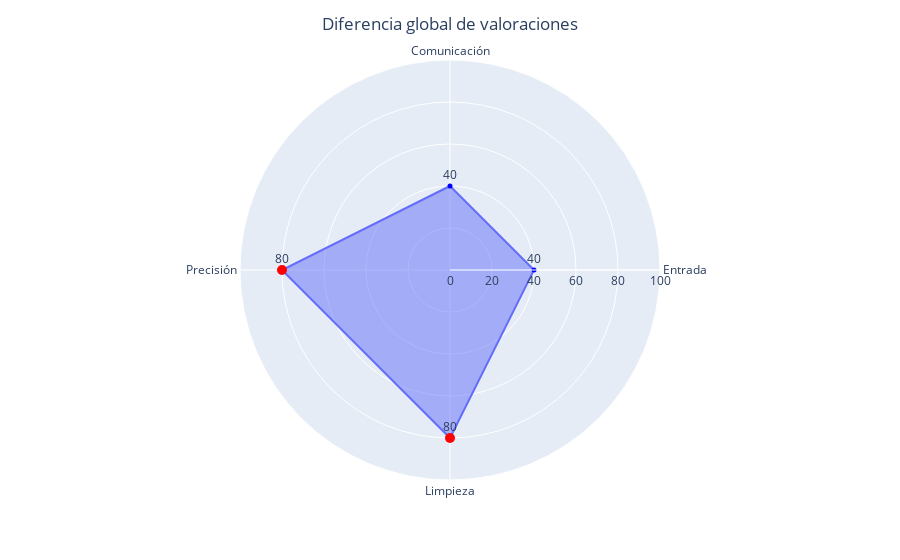

The cell this chart's notebook holds for it:
### Code cell
# Gráfica de radar plotly
#Trazamos la gráfica de radar

fig = px.line_polar(df, r=diferencias.values, theta=diferencias.index, range_r=(0, 100), line_close=True)
fig.update_traces(fill='toself')
fig.update_layout(title_text='Diferencia global de valoraciones', title_x=0.5)

#Añadimos los valores

fig.add_trace(go.Scatterpolar(
    r=diferencias.values,
    theta=diferencias.index,
    mode='markers+text',
    marker=dict(color='blue', size=5, symbol='circle'),
    text=diferencias.values,
    textposition='top center',
    name='Valores',
    showlegend=False
))

#Marcamos el valor máximo

fig.add_trace(go.Scatterpolar(
    r=max_items.values,
    theta=max_items.index,
    mode='markers',
    marker=dict(color='red', size=10, symbol='circle'),
    name='Valor máximo',
    showlegend=False
))

### Figure 1 — Plotly figure (JSON) as saved in the notebook; plotly's stock layout.template omitted (floating-point values rounded to 4 significant figures)
{"data": [{"fill": "toself", "hovertemplate": "r=%{r}<br>theta=%{theta}<extra></extra>", "legendgroup": "", "line": {"color": "#636efa", "dash": "solid"}, "marker": {"symbol": "circle"}, "mode": "lines", "name": "", "r": [40.0, 40.0, 80.0, 80.0, 40.0], "showlegend": false, "subplot": "polar", "theta": ["Comunicación", "Entrada", "Limpieza", "Precisión", "Comunicación"], "type": "scatterpolar"}, {"marker": {"color": "blue", "size": 5, "symbol": "circle"}, "mode": "markers+text", "name": "Valores", "r": [40.0, 40.0, 80.0, 80.0], "showlegend": false, "text": [40.0, 40.0, 80.0, 80.0], "textposition": "top center", "theta": ["Comunicación", "Entrada", "Limpieza", "Precisión"], "type": "scatterpolar"}, {"marker": {"color": "red", "size": 10, "symbol": "circle"}, "mode": "markers", "name": "Valor máximo", "r": [80.0, 80.0], "showlegend": false, "theta": ["Limpieza", "Precisión"], "type": "scatterpolar"}], "layout": {"legend": {"tracegroupgap": 0}, "margin": {"t": 60}, "polar": {"angularaxis": {"direction": "clockwise", "rotation": 90}, "domain": {"x": [0, 1], "y": [0, 1]}, "radialaxis": {"range": [0, 100]}}, "title": {"text": "Diferencia global de valoraciones", "x": 0.5}}}
